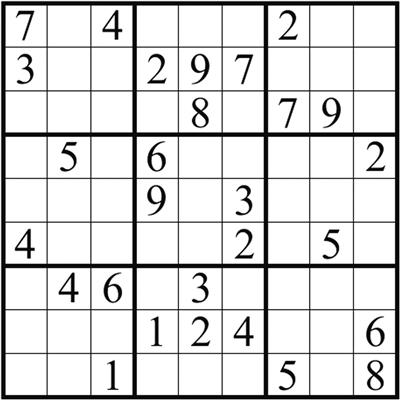
%> input picture source/source1.jpg, 400 x 400 px
$ octave --eval "disposeEdge('../source/source1.jpg');"   (GNU Octave 9; MATLAB toolbox functions it lacks are replaced by stand-ins)
%> lines starting %> are read from the running program, lines starting %| are printed output that depends on the picture; in (x1, y1, x2, y2) boxes, pixels count from 0 and x2, y2 are one past the last pixel; in counts of white or black regions, pixels touching at a corner belong together; the program's own positions count from 1
function disposeEdge(url_name)
%> called with url_name = '../source/source1.jpg'
    %DISPOSEEDGE 此处显示有关此函数的摘要
    origin = imread(url_name);
%> origin is the input picture: size 400x400x3 uint8; min 0, max 255, mean 218.6
    thresh = graythresh(origin);     %自动确定二值化阈值
%> thresh = 0.58
    bwimg = im2bw(origin,thresh);       %对图像二值化
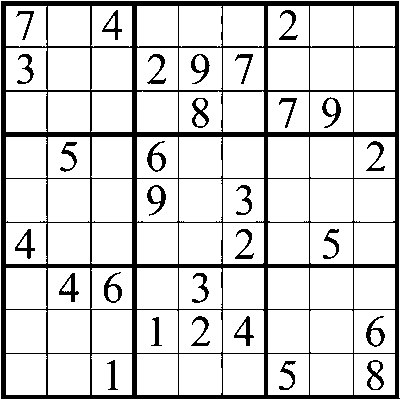
%> bwimg: size 400x400 logical; 84.3% white; 29 black regions, largest, box (x1, y1, x2, y2) and area: (1, 1, 400, 399) 20129, (192, 98, 209, 128) 219, (147, 185, 166, 216) 214
    [imx, imy] = size(bwimg);
%> imx = 400; imy = 400
    Iedge = edge(bwimg, 'sobel');
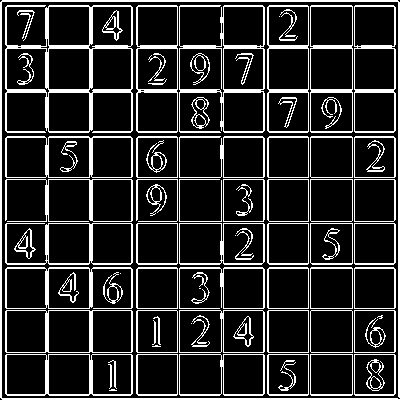
%> Iedge: size 400x400 logical; 17.1% white; 87 white regions (10 under 20 px), largest, box (x1, y1, x2, y2) and area: (0, 0, 400, 400) 3172, (5, 5, 133, 133) 2759, (179, 5, 265, 133) 1573
    [H1, T1, R1] = hough(Iedge);
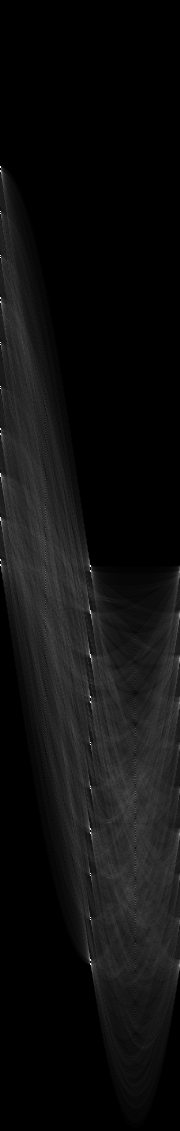
%> H1: size 1131x180 double; min 0, max 398, mean 24.2; drawn with min black and max white
%> T1 = 180 values from -90 to 89; R1 = 1131 values from -565 to 565
    peaks = houghpeaks(H1, 20);
%> peaks = 20 rows, first 12: [167 1; 565 1; 567 91; 964 91; 518 1; 920 91; 614 91; 697 91; 745 91; 789 91; 829 91; 874 91]
    lines = houghlines(Iedge, T1, R1, peaks);
%> lines = 20 lines; longest, point1 to point2 (x, y): (1, 49) to (400, 49), (355, 1) to (355, 400), (49, 1) to (49, 400), (132, 1) to (132, 400), (180, 1) to (180, 400), (224, 1) to (224, 400)
    hold on;
    for k = 1:length(lines)
        % 绘制各条线
        xy = [lines(k).point1; lines(k).point2];
        y1 = xy(1);
        y2 = xy(2);
        x1 = xy(3);
        x2 = xy(4);
        if x1 == x2
            bound1 = max([1, x1-round(imx / 100)]);
            bound2 = min([x1+round(imx / 100), imx]);
            bwimg(bound1:bound2,:) = 1;
        elseif y1 == y2
            bound1 = max([1, y1-round(imy / 100)]);
            bound2 = min([y1+round(imy / 100), imy]);
            bwimg(:, bound1:bound2) = 1;
        end
    end
%> this loop made 20 passes
%> (xy, y1, y2, x1, x2, bound1, bound2) on passes 2, 4, 5, 6, 7, 8, 9, 10, 11, 12, 13, 14: ([2 2; 399 2], 2, 399, 2, 2, 1, 6), ([399 2; 399 400], 399, 399, 2, 400, 395, 400), ([1 49; 400 49], 1, 400, 49, 49, 45, 53), ([355 1; 355 400], 355, 355, 1, 400, 351, 359), ([49 1; 49 400], 49, 49, 1, 400, 45, 53), ([132 1; 132 400], 132, 132, 1, 400, 128, 136), ([180 1; 180 400], 180, 180, 1, 400, 176, 184), ([224 1; 224 400], 224, 224, 1, 400, 220, 228), ([264 1; 264 400], 264, 264, 1, 400, 260, 268), ([309 1; 309 400], 309, 309, 1, 400, 305, 313), ([1 355; 400 355], 1, 400, 355, 355, 351, 359), ([1 269; 400 269], 1, 400, 269, 269, 265, 273)
%> (y1, y2, x1, x2, bound1, bound2) on passes 1, 3: (3, 400, 400, 400, 396, 400), (2, 2, 2, 399, 1, 6)
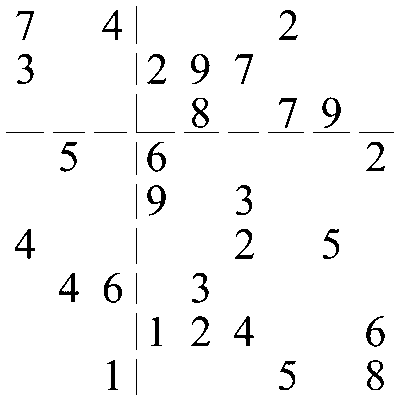
%> bwimg: size 400x400 logical; 96.5% white; 45 black regions, largest, box (x1, y1, x2, y2) and area: (192, 98, 209, 128) 219, (147, 185, 166, 216) 214, (367, 360, 384, 390) 213
    A = [1, ceil(imx/9:imx/9:imx)];
%> A = [1 45 89 134 178 223 267 312 356 400]
    B = [1, ceil(imy/9:imy/9:imy)];
%> B = [1 45 89 134 178 223 267 312 356 400]
    for i= 1:9
        for j = 1:9
            part = bwimg(A(i):A(i+1), B(j):B(j+1));
            name = sprintf('%d-%d.jpg', i, j);
            imwrite(part,name);
        end
    end
%> this loop made 9 passes
%> pass 1, in disposeEdge, `for j = 1:9 part = bwimg(A(i):A(i+1), B(j):B(j+1)); name = sprintf('%d..`:
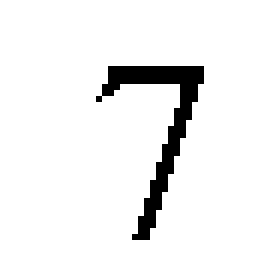
%> saved as 1-1.jpg: size 45x45 logical (shown 6 times larger); 93.9% white; black in thin lines or dots, all inside (x1, y1, x2, y2) = (16, 11, 34, 40)
%> pass 1, in disposeEdge, `for j = 1:9 part = bwimg(A(i):A(i+1), B(j):B(j+1)); name = sprintf('%d..`:
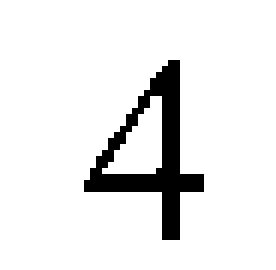
%> saved as 1-3.jpg: size 45x46 logical (shown 6 times larger); 91.5% white; 1 black region, box (x1, y1, x2, y2) and area: (14, 10, 34, 40) 176
%> pass 1, in disposeEdge, `for j = 1:9 part = bwimg(A(i):A(i+1), B(j):B(j+1)); name = sprintf('%d..`:
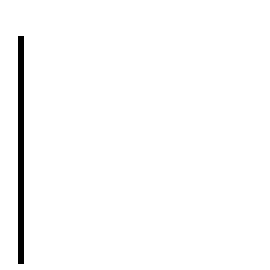
%> saved as 1-4.jpg: size 45x45 logical (shown 6 times larger); 98.1% white; black in thin lines or dots, all inside (x1, y1, x2, y2) = (3, 6, 4, 44)
    %   此处显示详细说明
end

$ run again, on source/source10.jpg
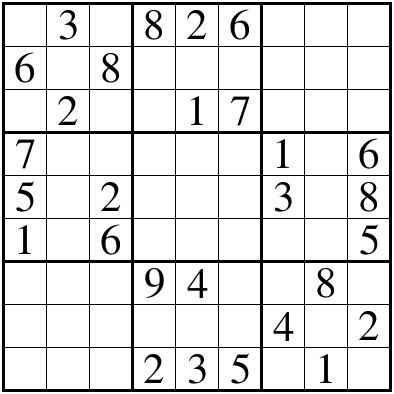
%> input picture source/source10.jpg, 394 x 394 px
%> in disposeEdge, origin is the input picture: size 394x394x3 uint8; min 0, max 255, mean 225
%> thresh = 0.51
%> in disposeEdge, `Iedge = edge(bwimg, 'sobel');`:
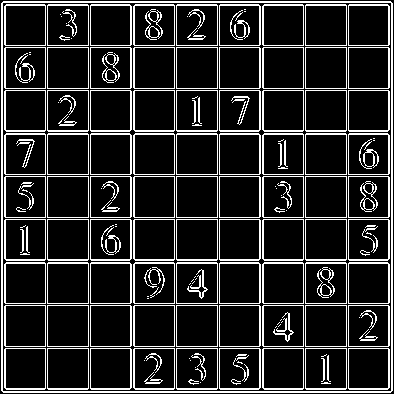
%> Iedge: size 394x394 logical; 15.8% white in thin lines or dots
%> T1 = 180 values from -90 to 89; R1 = 1113 values from -556 to 556
%> peaks = 20 rows, first 12: [166 1; 555 1; 559 91; 948 91; 209 1; 252 1; 294 1; 338 1; 381 1; 423 1; 467 1; 510 1]
%> lines = 20 lines; longest, point1 to point2 (x, y): (2, 349) to (393, 349), (2, 306) to (393, 306), (2, 264) to (393, 264), (2, 220) to (393, 220), (2, 177) to (393, 177), (2, 135) to (393, 135)
%> the loop in disposeEdge, `for k = 1:length(lines)` made 20 passes
%> (xy, y1, y2, x1, x2, bound1, bound2) on passes 2, 4, 5, 6, 7, 8, 9, 10: ([3 3; 392 3], 3, 392, 3, 3, 1, 7), ([392 3; 392 392], 392, 392, 3, 392, 388, 394), ([2 349; 393 349], 2, 393, 349, 349, 345, 353), ([2 306; 393 306], 2, 393, 306, 306, 302, 310), ([2 264; 393 264], 2, 393, 264, 264, 260, 268), ([2 220; 393 220], 2, 393, 220, 220, 216, 224), ([2 177; 393 177], 2, 393, 177, 177, 173, 181), ([2 135; 393 135], 2, 393, 135, 135, 131, 139)
%> the loop in disposeEdge, `for i= 1:9` made 9 passes
%> pass 1, in disposeEdge, `for j = 1:9 part = bwimg(A(i):A(i+1), B(j):B(j+1)); name = sprintf('%d..`:
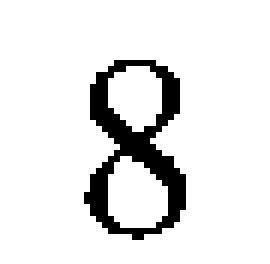
%> saved as 1-4.jpg: size 44x45 logical (shown 6 times larger); 89.9% white; 1 black region, box (x1, y1, x2, y2) and area: (14, 10, 31, 40) 199

$ run again, on source/source2.jpg
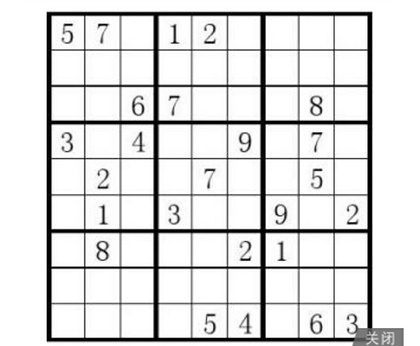
%> input picture source/source2.jpg, 420 x 346 px, shrunk from 1080 x 889 before the run
%> in disposeEdge, origin is the input picture: size 346x420x3 uint8; min 0, max 255, mean 222.9
%> thresh = 0.608
%> in disposeEdge, `Iedge = edge(bwimg, 'sobel');`:
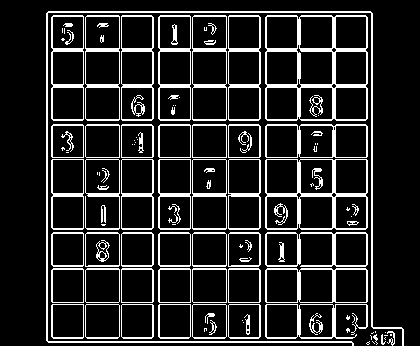
%> Iedge: size 346x420 logical; 15% white in thin lines or dots, all inside (x1, y1, x2, y2) = (46, 11, 404, 346)
%> T1 = 180 values from -90 to 89; R1 = 1087 values from -543 to 543
%> peaks = 20 rows, first 12: [591 91; 532 1; 915 91; 202 1; 627 91; 696 91; 803 91; 879 91; 734 91; 841 91; 772 91; 665 91]
%> lines = 20 lines; longest, point1 to point2 (x, y): (49, 343) to (404, 343), (84, 12) to (84, 343), (153, 12) to (153, 343), (260, 12) to (260, 343), (336, 12) to (336, 343), (191, 12) to (191, 343)
%> the loop in disposeEdge, `for k = 1:length(lines)` made 20 passes
%> (xy, y1, y2, x1, x2, bound1, bound2) on passes 1 to 8: ([48 13; 48 342], 48, 48, 13, 342, 44, 52), ([48 13; 372 13], 48, 372, 13, 13, 10, 16), ([372 13; 372 340], 372, 372, 13, 340, 368, 376), ([49 343; 404 343], 49, 404, 343, 343, 340, 346), ([84 12; 84 343], 84, 84, 12, 343, 80, 88), ([153 12; 153 343], 153, 153, 12, 343, 149, 157), ([260 12; 260 343], 260, 260, 12, 343, 256, 264), ([336 12; 336 343], 336, 336, 12, 343, 332, 340)
%> the loop in disposeEdge, `for i= 1:9` made 9 passes
%> pass 1, in disposeEdge, `for j = 1:9 part = bwimg(A(i):A(i+1), B(j):B(j+1)); name = sprintf('%d..`:
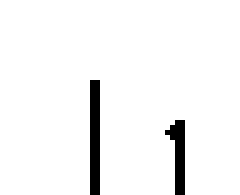
%> saved as 1-4.jpg: size 39x48 logical (shown 5 times larger); 95.7% white; black in thin lines or dots, all inside (x1, y1, x2, y2) = (18, 16, 37, 39)

$ run again, on source/source4.jpg
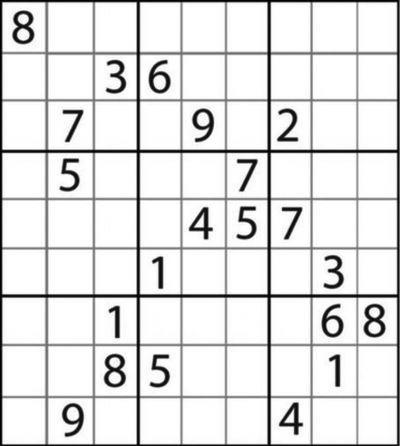
%> input picture source/source4.jpg, 400 x 446 px
%> in disposeEdge, origin is the input picture: size 446x400x3 uint8; min 0, max 255, mean 225.2
%> thresh = 0.643
%> Iedge: size 446x400 logical; 15.7% white; 60 white regions (2 under 20 px), largest, box (x1, y1, x2, y2) and area: (1, 297, 138, 445) 3079, (1, 1, 138, 151) 3036, (1, 152, 138, 295) 2789
%> T1 = 180 values from -90 to 89; R1 = 1197 values from -598 to 598
%> peaks = 20 rows, first 12: [694 91; 865 91; 957 91; 647 91; 823 91; 995 91; 739 91; 781 91; 909 91; 601 91; 156 1; 306 1]
%> lines = 20 lines; longest, point1 to point2 (x, y): (397, 3) to (397, 444), (96, 4) to (96, 444), (267, 4) to (267, 444), (359, 4) to (359, 444), (49, 4) to (49, 444), (225, 4) to (225, 444)
%> the loop in disposeEdge, `for k = 1:length(lines)` made 20 passes
%> (xy, y1, y2, x1, x2, bound1, bound2) on passes 1 to 8: ([96 4; 96 444], 96, 96, 4, 444, 92, 100), ([267 4; 267 444], 267, 267, 4, 444, 263, 271), ([359 4; 359 444], 359, 359, 4, 444, 355, 363), ([49 4; 49 444], 49, 49, 4, 444, 45, 53), ([225 4; 225 444], 225, 225, 4, 444, 221, 229), ([397 3; 397 444], 397, 397, 3, 444, 393, 400), ([141 4; 141 444], 141, 141, 4, 444, 137, 145), ([183 4; 183 444], 183, 183, 4, 444, 179, 187)
%> the loop in disposeEdge, `for i= 1:9` made 9 passes
%> pass 1, in disposeEdge, `for j = 1:9 part = bwimg(A(i):A(i+1), B(j):B(j+1)); name = sprintf('%d..`:
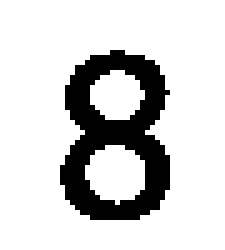
%> saved as 1-1.jpg: size 50x45 logical (shown 5 times larger); 81.8% white; 1 black region, box (x1, y1, x2, y2) and area: (12, 10, 34, 44) 409
